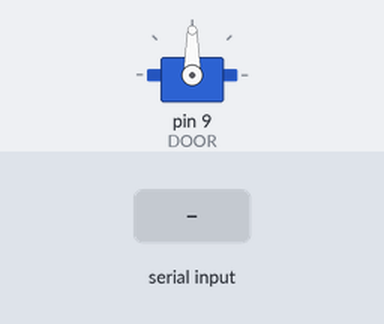
Bench run of a sketch on a simulated Arduino Uno, built with avr-gcc and run on an emulated ATmega328P. On the bench: servo. The inputs (shaded band) are chosen by the test bench.

Above: at 1.2 s.
1.3 s: "1" received over Serial
At 2.3 s:
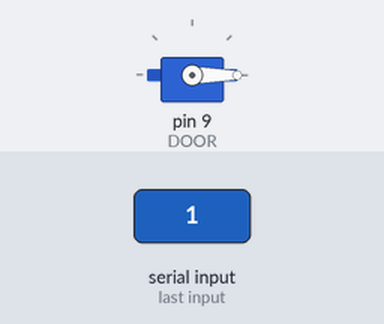
2.8 s: "0" received over Serial
At 3.4 s:
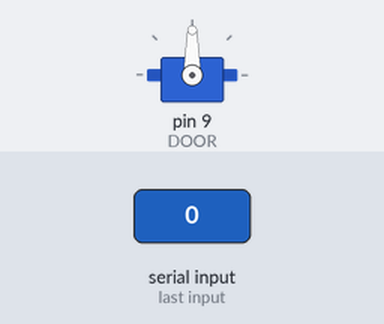
Timing chart, 0 to 5.8 s (numbered marks = the images above; inputs shaded):
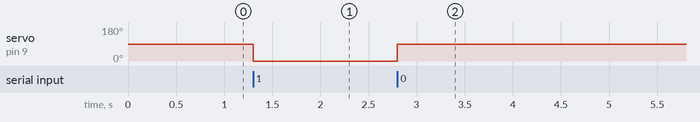

Measured:
- after the input at 1.3 s, servo on pin 9 (DOOR): 90° → 0° at once
- after the input at 2.8 s, servo on pin 9 (DOOR): 0° → 90° at once

The sketch:

door.ino
```cpp
#include <Servo.h>

Servo servo;

int DOOR = 9;
char ESTADO = '0';
int ANGLE1 = 90; // servo position in degrees
int ANGLE2 = 0;

void setup() {
  Serial.begin(9600);        //comunicacion
  servo.attach(DOOR);        //door
  servo.write(ANGLE1);
}
//
void loop() {
  if (Serial.available()>0) {
    ESTADO = Serial.read();
    if (ESTADO == '1') {
       servo.write(ANGLE2);
    } else {
       servo.write(ANGLE1);
    }
  }
}
```
